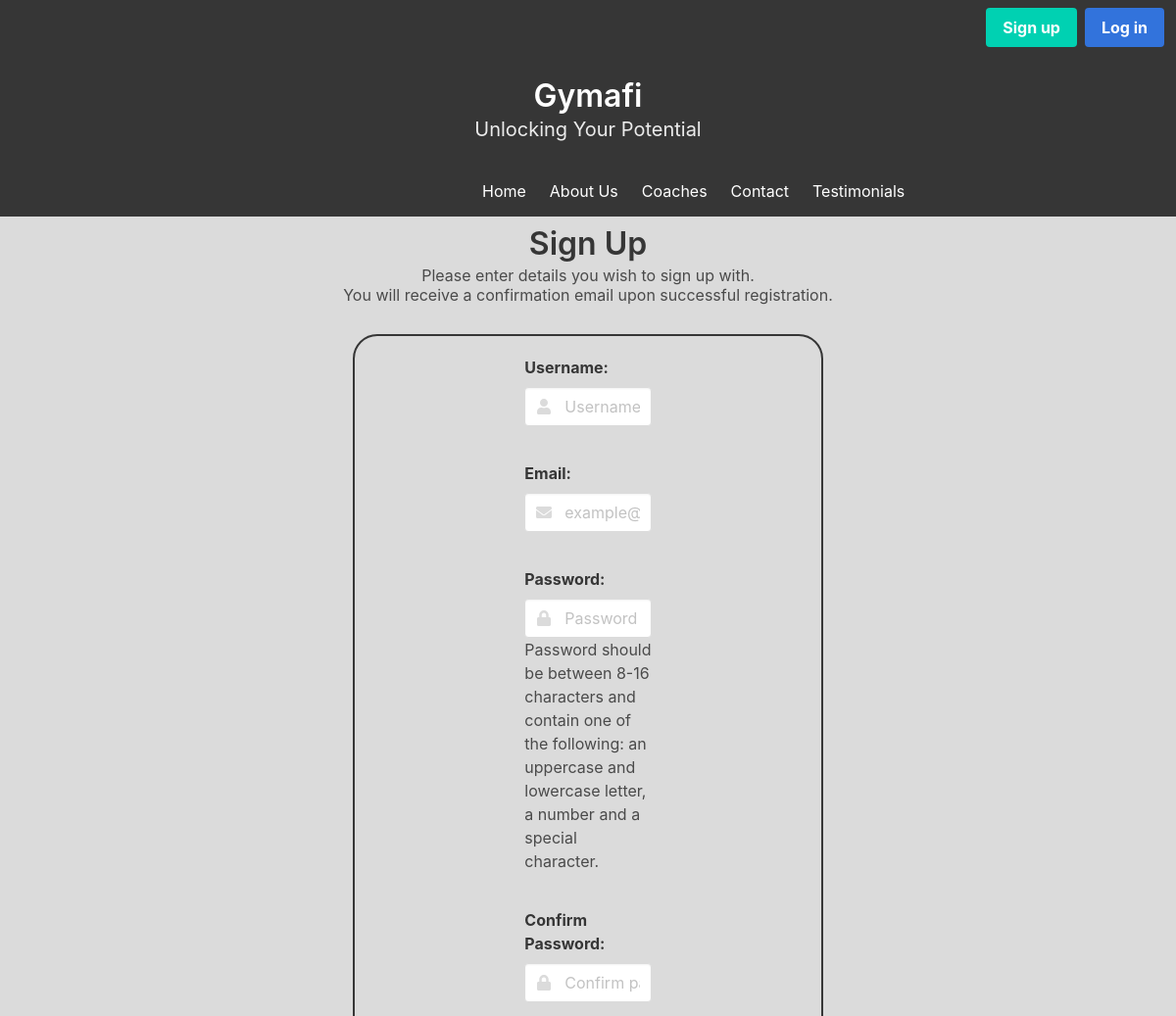
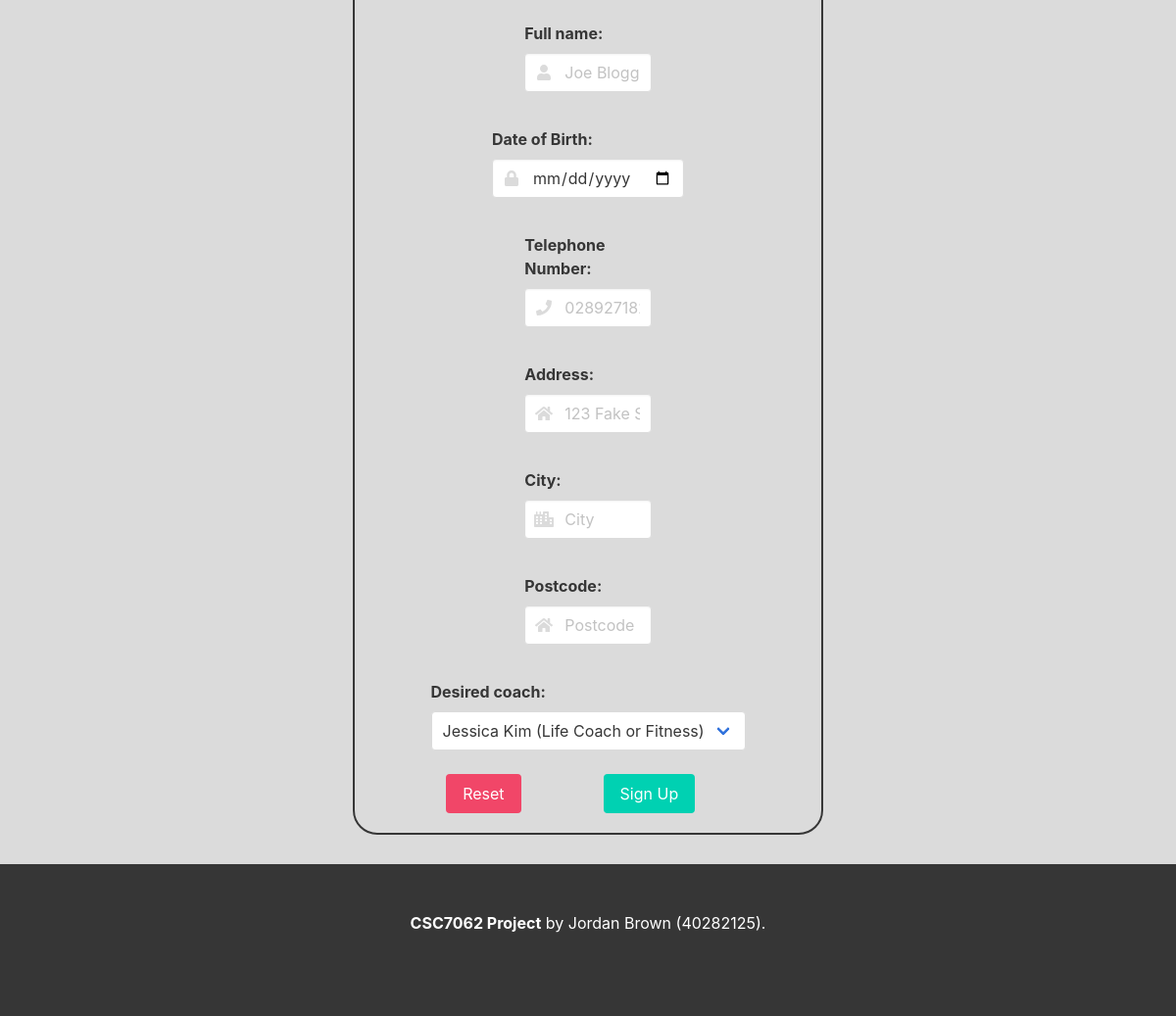
The app's page /signup.php with its own data (2 pictures, top to bottom).
### tables this page shows
CREATE TABLE `webdev_page_content` (
  `id` int(11) NOT NULL,
  `page_id` int(11) NOT NULL,
  `description` varchar(255) NOT NULL,
  `title` varchar(255) NOT NULL,
  `content` text NOT NULL,
  `content_2` text DEFAULT NULL
);

### signup.php (the view, shortened to what this page needs)
<?php
include("conn.php");
?>
<!DOCTYPE html>
<html>
<head>
  <link href="styles/bulma.css" rel="stylesheet">
  <link href="styles/gui.css" rel="stylesheet">
</head>
<body class="has-background-grey-lighter">
  <nav class='navbar is-dark' role='navigation' aria-label='main navigation'>
    <div class='navbar-end'>
      <div class='navbar-item'>
        <div class='buttons loginButtons'>
          <a class='button is-primary' href='signup.php'>
            <strong>Sign up</strong>
          </a>
          <a class='button is-link' href='login.php'>
            <strong>Log in</strong>
          </a>
        </div>
      </div>
    </div>
  </nav>
  <section class="hero is-dark is-small">
    <div class="hero-body">
      <div class="container">
        <h1 class="title myTitle">
          Gymafi
        </h1>
        <h2 class="subtitle myTitle">
          Unlocking Your Potential
        </h2>
      </div>
    </div>
  </section>
  <nav class="navbar is-dark" role="navigation" aria-label="main navigation">
    <div id="navbarBasicExample" class="navbar-menu has-background-dark">
      <div class="navbar-start myNavPublic">
        <a class="navbar-item has-text-white" href='index.php'>
          Home
        </a>
        <a class="navbar-item has-text-white" href='aboutus.php'>
          About Us
        </a>
        <a class="navbar-item has-text-white" href='coaches.php'>
          Coaches
        </a>
        <a class="navbar-item has-text-white" href='contact.php'>
          Contact
        </a>
        <a class="navbar-item has-text-white" href='testimonials.php'>
          Testimonials
        </a>
      </div>
    </div>
  </nav>
  <?php
  $getContentOfPage = $conn->prepare("SELECT webdev_page_content.title,  webdev_page_content.content,
webdev_page_content.content_2
FROM webdev_page_content
WHERE webdev_page_content.id = 14");
  $getContentOfPage->execute();
  $getContentOfPage->store_result();
  $getContentOfPage->bind_result($contentTitle, $contentOne, $contentTwo);
  echo "
  <div id='signUpTitle'>
    <h2 class='title'>$contentTitle</h2>
    <h3 class='subtitle is-6'>
      <p>$contentOne</p>
      <p>$contentTwo</p>
    </h3>
  </div>
  ";
  ?>
  <form action='signup.php' method='POST' id='signUpForm'>
    <div id="outerContain">
      <div id="loginBorder">
        <div id="innerContain ">
          <div class="columns">
            <div class="column"> </div>
            <div class="column loginCol">
              <div class="field">
                <label class="label">Username:</label>
                <p class="control has-icons-left">
                  <?php
                  if (isset($sanitisedUser)) {
                    $entityUsername = htmlentities($sanitisedUser);
                    echo "<input class='input' type='text' id='userNameSign' value='$entityUsername' name='uname'>";
                  } else {
                    echo "<input class='input' type='text' id='userNameSign' placeholder='Username' name='uname'>";
                  }
                  ?>
                  <span class="icon is-small is-left">
                  </span>
                </p>
              </div>
            </div>
            <div class="column">
            </div>
          </div>
          <div class="columns">
            <div class="column"> </div>
            <div class="column">
              <div class="field">
                <label class="label">Email:</label>
                <p class="control has-icons-left">
                  <?php
                  if (isset($sanitisedEmail)) {
                    $email = htmlentities($sanitisedEmail);
                    echo "<input class='input' type='email' id='emailSign' value='$email' name='email'>";
                  } else {
                    echo "<input class='input' type='email' id='emailSign' placeholder='example@gmail.com' name='email'>";
                  }
                  ?>
                  <span class="icon is-small is-left">
                  </span>
                </p>
              </div>
            </div>
            <div class="column">
            </div>
          </div>
          <div class="columns">
            <div class="column"> </div>
            <div class="column">
              <div class="field">
                <label class="label">Password:</label>
                <p class="control has-icons-left">
                  <input class="input" type="password" id="passwordSign" placeholder="Password" name="pass">
                  <span class="icon is-small is-left">
                  </span>
                </p>
                <p>Password should be between 8-16 characters and contain one of the following: an uppercase and lowercase letter, a number and a special character.</p>
              </div>
            </div>
            <div class="column">
            </div>
          </div>
          <div class="columns">
            <div class="column"> </div>
            <div class="column">
              <div class="field">
                <label class="label">Confirm Password:</label>
                <p class="control has-icons-left">
                  <input class="input" type="password" id="confirmPasswordSign" placeholder="Confirm password" name="confirmPass">
                  <span class="icon is-small is-left">
                  </span>
                </p>
              </div>
            </div>
            <div class="column">
            </div>
          </div>
          <div class="columns">
            <div class="column"> </div>
            <div class="column loginCol">
              <div class="field loginCol">
                <label class="label">Full name:</label>
                <p class="control has-icons-left">
                  <?php
                  if (isset($sanitisedRealName)) {
                    $realName = htmlentities($sanitisedRealName);
                    echo "<input class='input' type='text' id='realNameSign' value='$realName' name='realName'>";
                  } else {
                    echo "<input class='input' type='text' id='realNameSign' placeholder='Joe Bloggs' name='realName'>";
                  }
                  ?>
                  <span class="icon is-small is-left">
                  </span>
                </p>
              </div>
            </div>
            <div class="column">
            </div>
          </div>
          <div class="columns">
            <div class="column"> </div>
            <div class="column">
              <div class="field">
                <label class="label">Date of Birth:</label>
                <p class="control has-icons-left">
                  <input class="input" type="date" id="dob" placeholder="04-06-1996" name="dateOfBirth">
                  <span class="icon is-small is-left">
                  </span>
                </p>
              </div>
            </div>
            <div class="column">
            </div>
          </div>
          <div class="columns">
            <div class="column"> </div>
            <div class="column">
              <div class="field">
                <label class="label">Telephone Number:</label>
                <p class="control has-icons-left">
                  <?php
                  if (isset($sanitisedTelephone)) {
                    $telephone = htmlentities($sanitisedTelephone);
                    echo "<input class='input' type='text' id='telephoneNo' value='$telephone' name='telephoneNumber'>";
                  } else {
                    echo "<input class='input' type='text' id='telephoneNo' placeholder='028927182712' name='telephoneNumber'>";
                  }
                  ?>
                  <span class="icon is-small is-left">
                  </span>
                </p>
              </div>
            </div>
            <div class="column">
            </div>
          </div>
          <div class="columns">
            <div class="column"> </div>
            <div class="column">
              <div class="field">
                <label class="label">Address:</label>
                <p class="control has-icons-left">
                  <?php
                  if (isset($sanitisedAddress)) {
                    $addressLine = htmlentities($sanitisedAddress);
                    echo "<input class='input' type='text' id='addressLine' value='$addressLine' name='addLineOne'>";
                  } else {
                    echo "<input class='input' type='text' id='addressLine' placeholder='123 Fake Street' name='addLineOne'>";
                  }
                  ?>
                  <span class="icon is-small is-left">
                  </span>
                </p>
              </div>
            </div>
            <div class="column">
            </div>
          </div>
          <div class="columns">
            <div class="column"> </div>
            <div class="column">
              <div class="field">
                <label class="label">City:</label>
                <p class="control has-icons-left">
                  <?php
                  if (isset($sanitisedCity)) {
                    $city = htmlentities($sanitisedCity);
                    echo "<input class='input' type='text' id='city' value='$city' name='city'>";
                  } else {
                    echo "<input class='input' type='text' id='city' placeholder='City' name='city'>";
                  }
                  ?>
                  <span class="icon is-small is-left">
                  </span>
                </p>
              </div>
            </div>
            <div class="column">
            </div>
          </div>
          <div class="columns">
            <div class="column"> </div>
            <div class="column">
              <div class="field">
                <label class="label">Postcode:</label>
                <p class="control has-icons-left">
                  <?php
                  if (isset($sanitisedPostcode)) {
                    $postCode = htmlentities($sanitisedPostcode);
                    echo " <input class='input' type='text' id='postCode' value='$postCode' name='postCode'>";
                  } else {
                    echo " <input class='input' type='text' id='postCode' placeholder='Postcode' name='postCode'>";
                  }
                  ?>
                  <span class="icon is-small is-left">
                  </span>
                </p>
              </div>
            </div>
            <div class="column">
            </div>
          </div>
          <div class="columns">
            <div class="column"> </div>
            <div class="column">
              <div class="field">
                <label class="label">Desired coach:</label>
                <div class="control">
                  <div class='select'>
                    <select name='coachWanted'>
                      <?php
                      $getcoaches = "SELECT * FROM webdev_coach;";
                      $executeGetCoaches = $conn->query($getcoaches);
                      while ($row = $executeGetCoaches->fetch_assoc()) {
                        $name = $row['name'];
                        $coachID = $row['id'];
                        $area = $row['area'];
                        echo "<option value='$coachID'> $name ($area) </option>";
                      }
                      ?>
                    </select>
                  </div>
                </div>
              </div>
            </div>
            <div class="column">
            </div>
          </div>
          <div class="columns">
            <div class="column"> </div>
            <div class="column"> </div>
            <div class="column"> </div>
            <div class="column">
              <a class="button is-danger formButtonsSignUp" id='resetSign'>
                Reset
              </a>
            </div>
            <div class="column">
              <div class="field">
                <p class="control">
                  <input type='submit' class="button is-primary formButtonsSignUp buttonSignUpIfValid" value="Sign Up" name="signup">
                </p>
              </div>
            </div>
            <div class="column"> </div>
            <div class="column"> </div>
          </div>
  </form>
  <div class="myFooter">
    <footer class="footer has-background-dark alsoMyFooter">
      <div class="content has-text-centered has-text-white">
        <p>
          <span id="boldFoot">CSC7062 Project</span> by Jordan Brown (40282125).
        </p>
      </div>
    </footer>
  </div>
</body>
</html>

### styles/gui.css (style rules this page uses)
.formButtonsSignUp { margin-right: 60px; }
#signUpTitle { margin: 10px auto 0 auto; text-align: center; }
.myNavPublic { margin-left: 40%; }
.myTitle { text-align: center; }
.myFooter { margin-top: 30px; }
.alsoMyFooter { height: 155px; }
#boldFoot { font-weight: bold; }
#loginBorder { border-radius: 25px; border: 2px solid #363636; padding: 20px; width: 40%; margin: 30px auto 0 auto; }

### records on screen
webdev_page_content: title "Sign Up", content "Please enter details you wish to sign up with.", content_2 "You will receive a confirmation email upon successful registration."

### other values on screen
form field coachWanted "Jessica Kim (Life Coach or Fitness)"
